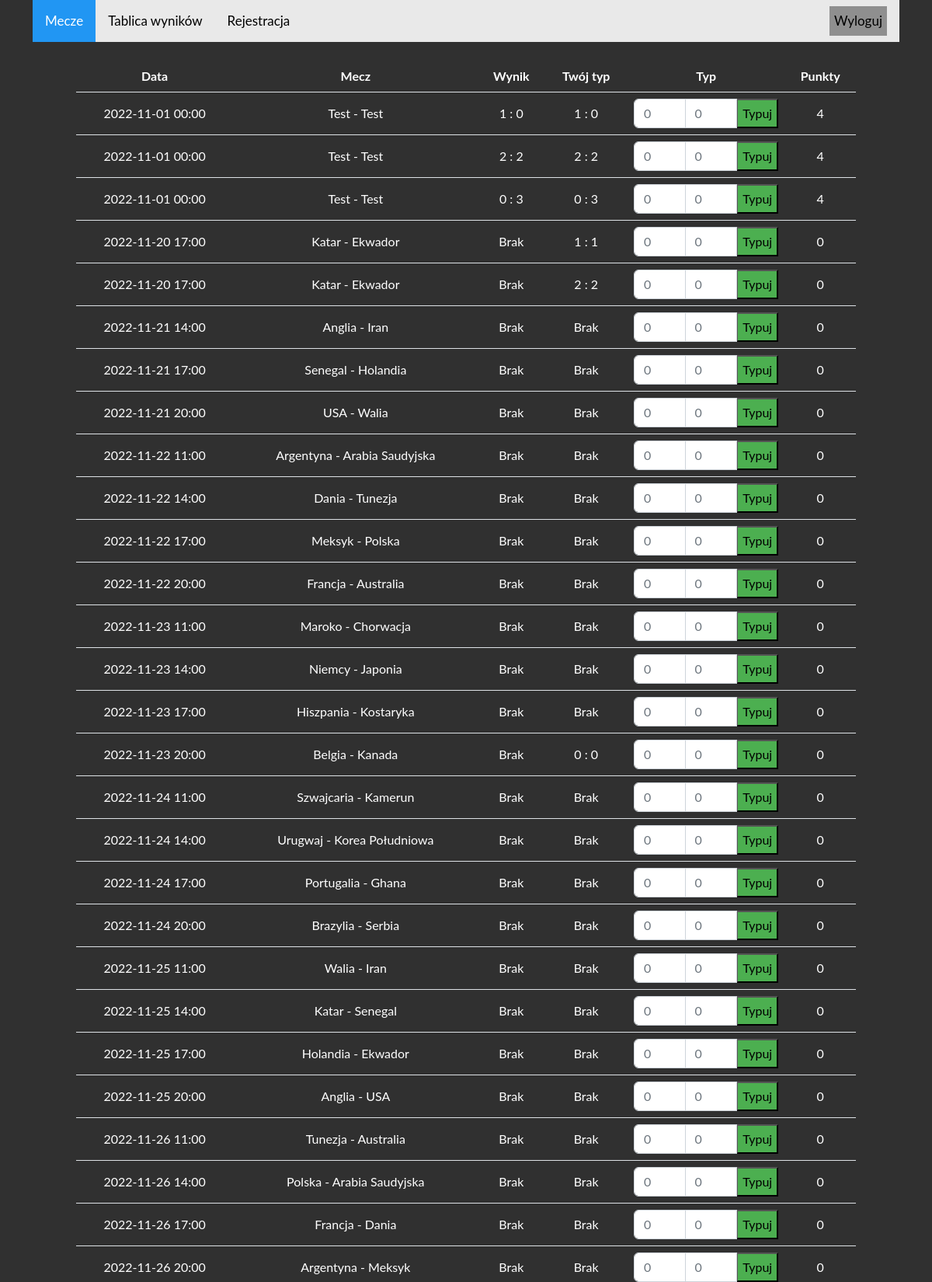
The page / (signed in, upper part) on the database its author committed.
### tables this page shows
CREATE TABLE matches (
id integer PRIMARY KEY AUTOINCREMENT,
date date NOT NULL,
home text NOT NULL,
away text NOT NULL
, home_score int, away_score int);

CREATE TABLE bets (
login varchar(100),
id_match integer,
home_score integer,
away_score integer);

### app.py (the view)
@app.route('/')
def index():
    if not 'user' in session:
        return redirect(url_for('signup'))
    db = get_db()
    query  = """
    select
        t.*,
        --case when date > DATETIME('now') then 1 else 0 end as dostepny,
        1 as dostepny,
        case when t.result = t.result_bet then 1 else 0 end +
        case when (t.home_score = t.home_score_bet)
            and (t.away_score = t.away_score_bet) then 3 else 0 end
        as points

    from	(select
            m.*,
            case
                when m.home_score = m.away_score then 0
                when m.home_score > m.away_score then 1
                when m.home_score < m.away_score then 2
            end result,

            b.home_score as home_score_bet,
            b.away_score as away_score_bet,

            case
                when b.home_score = b.away_score then 0
                when b.home_score > b.away_score then 1
                when b.home_score < b.away_score then 2
            end result_bet

        from matches m

        left join bets b
            on m.id = b.id_match
            and b.login = ?) t
    order by date asc
    """
    c = db.execute(query, [session['user']])
    matches = c.fetchall()
    return render_template('index.html', matches=matches)

### app.py (called while the page is built)
def get_db():
    if not hasattr(g, 'sqlite_db'):
        conn = sqlite3.connect(app_info['db_file'])
        conn.row_factory = sqlite3.Row
        g.sqlite_db = conn
    return g.sqlite_db

### templates/index.html (shortened to what this page needs)
{% extends "base.html" %}
{% block content %}
<table class="table">
    <thead>
    <tr>
    <th scope="col">Data</th>
    <th scope="col">Mecz</th>
    <th scope="col">Wynik</th>
    <th scope="col">Twój typ</th>
    <th scope="col">Typ</th>
    <th scope="col">Punkty</th>
    </tr>
    </thead>
    <tbody>
    {% for m in matches %}
    <tr>
    <td class="td_color">{{ m.date[:-3] }}</td>
    <td>{{ m.home + " - " + m.away  }}</td>
    {% if m.home_score is not none %}
    <td>{{ m.home_score|string + " : " + m.away_score|string }}</td>
    {% else %}
    <td>{{ "Brak" }}</td>
    {% endif %}
    {% if m.home_score_bet is not none %}
    <td>{{ m.home_score_bet|string + " : " + m.away_score_bet|string }}</td>
    {% else %}
    <td>{{ "Brak" }}</td>
    {% endif %}
    <td>
        {% if m.dostepny == 1 %}
        <form method="POST" action={{ url_for('typuj_mecz', match_id=m.id) }}>
            <div class="input-group">
                <input class="form-control input-sm" style="width:40px;" type="number" min="0" max="99" placeholder="0" name="home_score">
                <input class="form-control input-sm" style="width:40px;" type="number" min="0" max="99" placeholder="0" name="away_score">
                <button class="typuj_button" type="submit">Typuj</button>
            </div>
        </form>
        {% endif %}
    </td>
    <td>{{ m.points }}</td>
    </tr>
    {% endfor %}
    </tbody>
</table>
{% endblock %}

### templates/base.html (shortened to what this page needs)
<!doctype html>
<html lang="en">
    <head>
        <link href="https://cdn.jsdelivr.net/npm/bootstrap@5.2.2/dist/css/bootstrap.min.css" rel="stylesheet">
        <link rel= "stylesheet" type= "text/css" href= "{{ url_for('static',filename='styles/style.css') }}">
    </head>
    <body>
        <div class="container">
        {% include "navbar.html" %}
        <br>
        {% block content %}
        {% endblock %}
        </div>
    </body>
</html>

### templates/navbar.html
<div class="topnav">
    <a class="active" href="{{ url_for('index') }}">Mecze</a>
    <a href="{{ url_for('leaderboard') }}">Tablica wyników</a>
    <a href="{{ url_for('signup') }}">Rejestracja</a>
    <div class="login-container">
      {% if 'user' in session %}
      <form method="POST" action={{ url_for('logout') }}>
        <button type="submit">Wyloguj</button>
      </form>
      {% else %}
      <form method="POST" action={{ url_for('login') }}>
        <input type="text" placeholder="Login" name="login">
        <input type="password" placeholder="Hasło" name="psw">
        <button type="submit">Zaloguj</button>
      </form>
      {% endif %}
    </div>
  </div>

### static/styles/style.css (style rules this page uses)
body { background: #303030; color: #ffffff; font-family: 'Lato', sans-serif; }
.table { color: #ffffff; width: 90%; margin: auto; text-align: center; vertical-align: middle; }
.table td { height: 50px; }
.container { background-color: #303030; }
.typuj_button { background-color: #4CAF50; }
* { box-sizing: border-box; }
.topnav { overflow: hidden; background-color: #e9e9e9; }
.topnav a { float: left; display: block; color: black; text-align: center; padding: 14px 16px; text-decoration: none; font-size: 17px; }
.topnav a.active { background-color: #2196F3; color: white; }
.topnav .login-container { float: right; }
.topnav .login-container button { float: right; padding: 6px; margin-top: 8px; margin-right: 16px; margin-left: 4px; background: #8f8f8f;; font-size: 17px; border: none; cursor: pointer; }

### rows shown on the page
matches: date "2022-11-01 00:00", home+away "Test - Test", home_score "1 : 0", home_score_bet "1 : 0", points "4"
matches: date "2022-11-01 00:00", home+away "Test - Test", home_score "2 : 2", home_score_bet "2 : 2", points "4"
bets: date "2022-11-01 00:00", away "Test - Test", home_score "0 : 3", home_score_bet "0 : 3", points "4"
bets: date "2022-11-20 17:00", away "Katar - Ekwador", value "Brak", home_score_bet "1 : 1", points "0"
matches: date "2022-11-20 17:00", home+away "Katar - Ekwador", value "Brak", home_score_bet "2 : 2", points "0"
matches: date "2022-11-21 14:00", home+away "Anglia - Iran", value "Brak", points "0"
matches: date "2022-11-21 17:00", home+away "Senegal - Holandia", value "Brak", points "0"
matches: date "2022-11-21 20:00", home+away "USA - Walia", value "Brak", points "0"
matches: date "2022-11-22 11:00", home+away "Argentyna - Arabia Saudyjska", value "Brak", points "0"
matches: date "2022-11-22 14:00", home+away "Dania - Tunezja", value "Brak", points "0"
matches: date "2022-11-22 17:00", home+away "Meksyk - Polska", value "Brak", points "0"
matches: date "2022-11-22 20:00", home+away "Francja - Australia", value "Brak", points "0"
matches: date "2022-11-23 11:00", home+away "Maroko - Chorwacja", value "Brak", points "0"
matches: date "2022-11-23 14:00", home+away "Niemcy - Japonia", value "Brak", points "0"
matches: date "2022-11-23 17:00", home+away "Hiszpania - Kostaryka", value "Brak", points "0"
matches: date "2022-11-23 20:00", home+away "Belgia - Kanada", value "Brak", home_score_bet "0 : 0", points "0"
matches: date "2022-11-24 11:00", home+away "Szwajcaria - Kamerun", value "Brak", points "0"
matches: date "2022-11-24 14:00", home+away "Urugwaj - Korea Południowa", value "Brak", points "0"
matches: date "2022-11-24 17:00", home+away "Portugalia - Ghana", value "Brak", points "0"
matches: date "2022-11-24 20:00", home+away "Brazylia - Serbia", value "Brak", points "0"
matches: date "2022-11-25 11:00", home+away "Walia - Iran", value "Brak", points "0"
matches: date "2022-11-25 14:00", home+away "Katar - Senegal", value "Brak", points "0"
matches: date "2022-11-25 17:00", home+away "Holandia - Ekwador", value "Brak", points "0"
matches: date "2022-11-25 20:00", home+away "Anglia - USA", value "Brak", points "0"
matches: date "2022-11-26 11:00", home+away "Tunezja - Australia", value "Brak", points "0"
matches: date "2022-11-26 14:00", home+away "Polska - Arabia Saudyjska", value "Brak", points "0"
matches: date "2022-11-26 17:00", home+away "Francja - Dania", value "Brak", points "0"
matches: date "2022-11-26 20:00", home+away "Argentyna - Meksyk", value "Brak", points "0"
